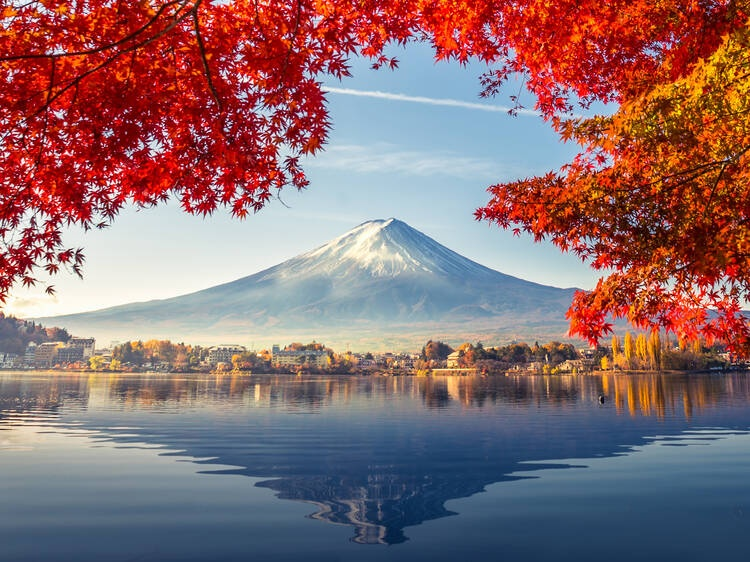
#> input picture Open CV/images/mountain image.jpg, 750 x 562 px, found by its file name
$ python drawingonimages.py
#> lines starting #> are read from the running program, lines starting #| are printed output that depends on the picture
import cv2
image=cv2.imread(r"C:\Users\maxsc\Open CV\images\mountain image.jpg")
#> image is the input picture: shape (562, 750, 3); mean B, G, R 111.3, 108.4, 140.2
lineimage=cv2.line(image,(0,0),(200,200),(255,255,255),20)
cv2.imshow("image with a line",lineimage)
cv2.waitKey(0)
rectangleimage=cv2.rectangle(image,(25,25),(400,400),(0,0,0,),10)
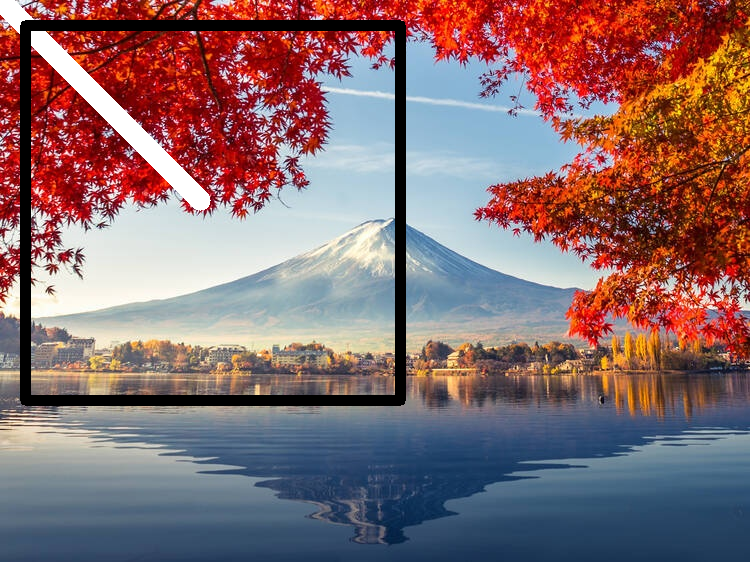
#> rectangleimage: shape (562, 750, 3); mean B, G, R 109.9, 106.9, 135.1
cv2.imshow("image with a rectangle",rectangleimage)
cv2.waitKey(0)
filledsquare=cv2.rectangle(image,(400,400),(500,500),(200,200,200),-15)
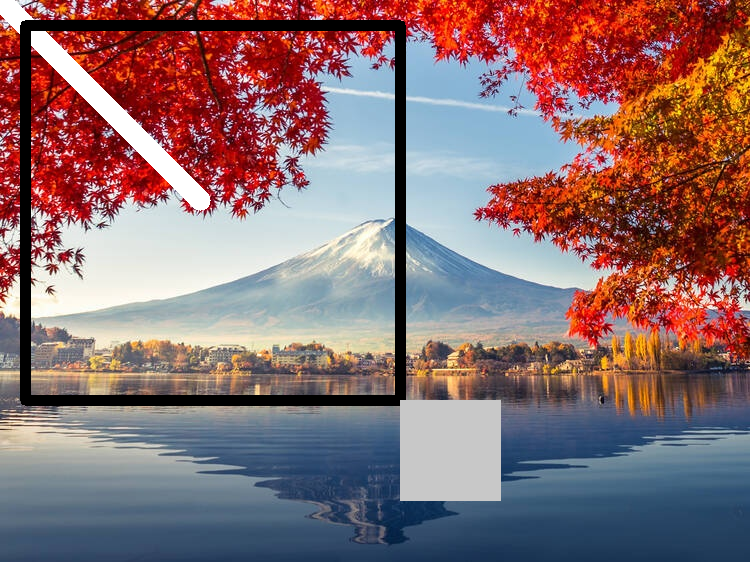
#> filledsquare: shape (562, 750, 3); mean B, G, R 112, 109.8, 138.5
cv2.imshow("filled square",filledsquare)
cv2.waitKey(0)
filledsquare1=cv2.rectangle(image,(300,300),(400,400),(100,200,0),-15)
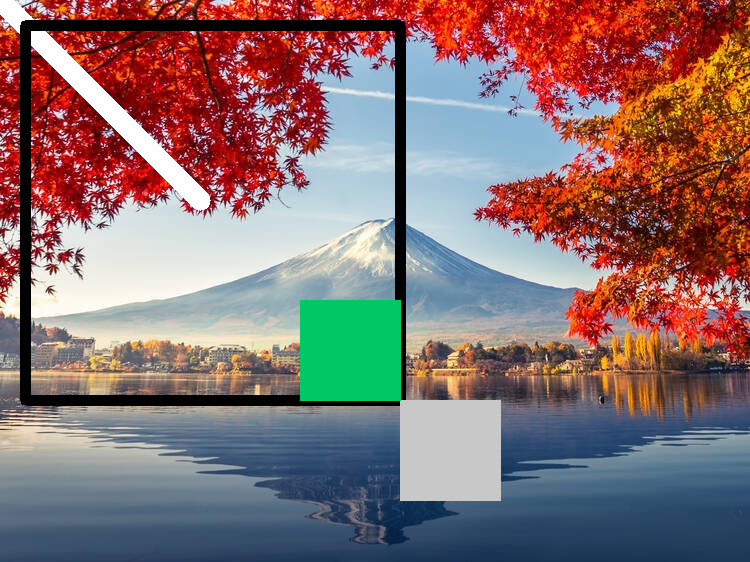
#> filledsquare1: shape (562, 750, 3); mean B, G, R 111.4, 111.4, 135.2
cv2.imshow("filled square1",filledsquare1)
cv2.waitKey(0)
nonfillcircle=cv2.circle(image,(400,25),25,(121,12,101),5)
cv2.imshow("non filled circle",nonfillcircle)
cv2.waitKey(0)
fillcircle=cv2.circle(image,(20,400),100,(102,222,0),-15)
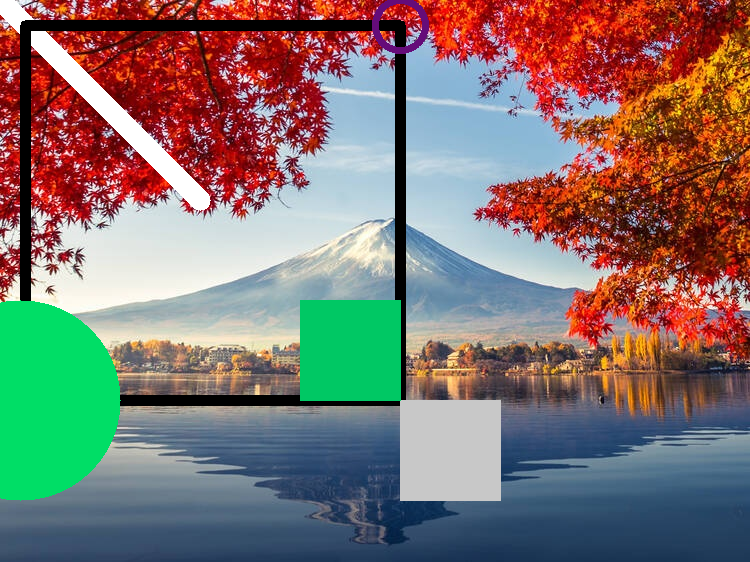
#> fillcircle: shape (562, 750, 3); mean B, G, R 110.1, 115.1, 128.2
cv2.imshow("filled circle",fillcircle)
cv2.waitKey(0)
image1=cv2.imread(r"C:\Users\maxsc\Open CV\images\mountain image.jpg")
#> (the run stopped early here; a loop or call above may not have finished)

$ run again, with Open CV/images/foretspath.jpg copied over Open CV/images/mountain image.jpg
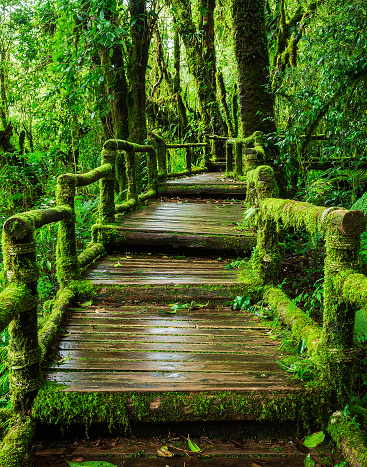
#> input picture Open CV/images/foretspath.jpg, 367 x 467 px, found by its file name
#> image is the input picture: shape (467, 367, 3); mean B, G, R 31.5, 95.1, 72.9
#> `filledsquare1=cv2.rectangle(image,(300,300),(400,400),(100,200,0),-15)`:
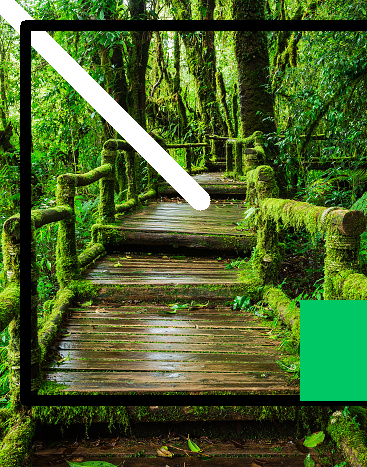
#> filledsquare1: shape (467, 367, 3); mean B, G, R 40.5, 98.4, 72.5
#> `fillcircle=cv2.circle(image,(20,400),100,(102,222,0),-15)`:
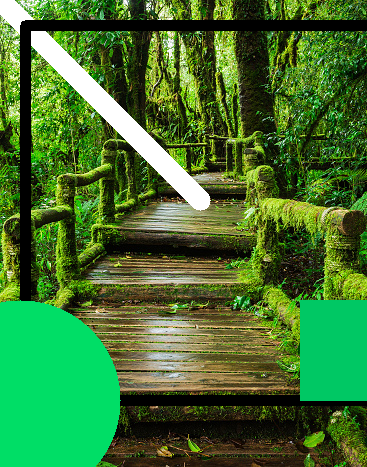
#> fillcircle: shape (467, 367, 3); mean B, G, R 48.5, 114.2, 66.9
